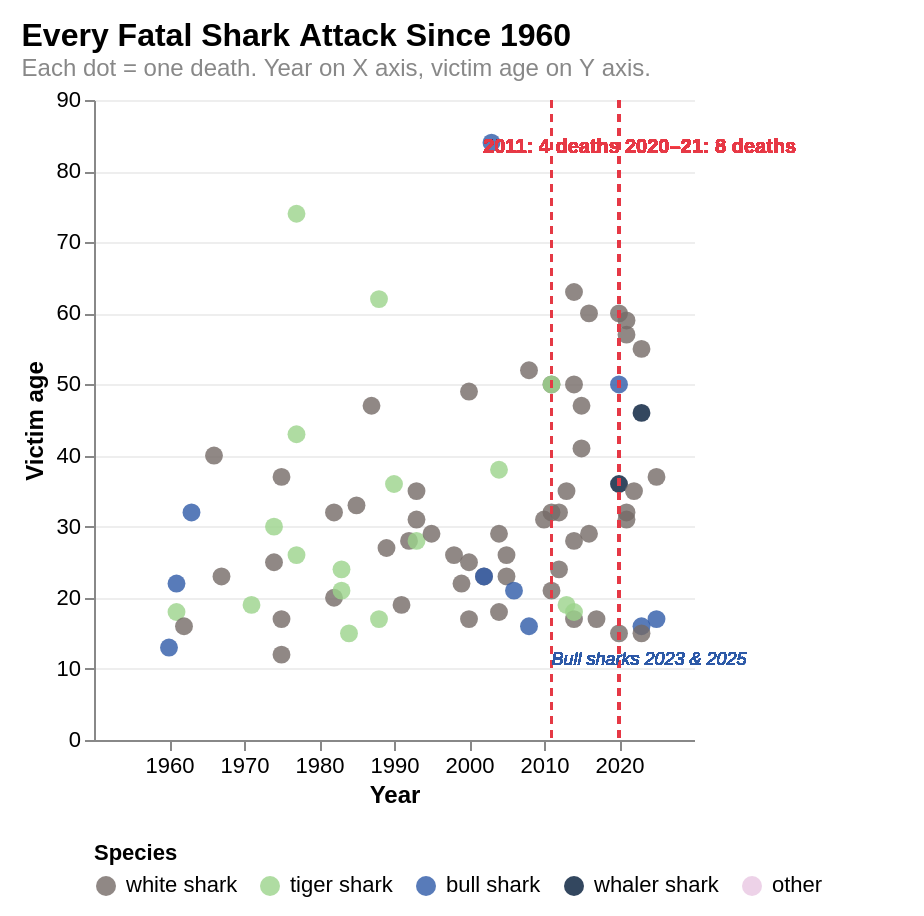

Express this chart as Vega-Lite.
### Vega-Lite specification from a JSON file in a GitHub repository (floating-point values rounded to 4 significant figures)
{"$schema": "https://vega.github.io/schema/vega-lite/v5.json", "title": {"text": "Every Fatal Shark Attack Since 1960", "subtitle": "Each dot = one death. Year on X axis, victim age on Y axis.", "fontSize": 16, "fontWeight": "bold", "subtitleFontSize": 12, "subtitleColor": "#888888", "anchor": "start"}, "width": "container", "height": 320, "padding": {"top": 10, "left": 10, "right": 50, "bottom": 10}, "config": {"view": {"stroke": ""}}, "data": {"values": [{"year": 1960, "age": 13, "species": "bull shark"}, {"year": 1961, "age": 22, "species": "bull shark"}, {"year": 1961, "age": 18, "species": "tiger shark"}, {"year": 1962, "age": 16, "species": "white shark"}, {"year": 1963, "age": 32, "species": "bull shark"}, {"year": 1966, "age": 40, "species": "white shark"}, {"year": 1967, "age": 23, "species": "white shark"}, {"year": 1971, "age": 19, "species": "tiger shark"}, {"year": 1974, "age": 25, "species": "white shark"}, {"year": 1974, "age": 30, "species": "tiger shark"}, {"year": 1975, "age": 17, "species": "white shark"}, {"year": 1975, "age": 12, "species": "white shark"}, {"year": 1975, "age": 37, "species": "white shark"}, {"year": 1977, "age": 43, "species": "tiger shark"}, {"year": 1977, "age": 74, "species": "tiger shark"}, {"year": 1977, "age": 26, "species": "tiger shark"}, {"year": 1982, "age": 32, "species": "white shark"}, {"year": 1982, "age": 20, "species": "white shark"}, {"year": 1983, "age": 21, "species": "tiger shark"}, {"year": 1983, "age": 24, "species": "tiger shark"}, {"year": 1984, "age": 15, "species": "tiger shark"}, {"year": 1985, "age": 33, "species": "white shark"}, {"year": 1987, "age": 47, "species": "white shark"}, {"year": 1988, "age": 17, "species": "tiger shark"}, {"year": 1988, "age": 62, "species": "tiger shark"}, {"year": 1989, "age": 27, "species": "white shark"}, {"year": 1990, "age": 36, "species": "tiger shark"}, {"year": 1991, "age": 19, "species": "white shark"}, {"year": 1992, "age": 28, "species": "white shark"}, {"year": 1993, "age": 35, "species": "white shark"}, {"year": 1993, "age": 31, "species": "white shark"}, {"year": 1993, "age": 28, "species": "tiger shark"}, {"year": 1995, "age": 29, "species": "white shark"}, {"year": 1998, "age": 26, "species": "white shark"}, {"year": 1999, "age": 22, "species": "white shark"}, {"year": 2000, "age": 17, "species": "white shark"}, {"year": 2000, "age": 25, "species": "white shark"}, {"year": 2000, "age": 49, "species": "white shark"}, {"year": 2002, "age": 23, "species": "white shark"}, {"year": 2002, "age": 23, "species": "bull shark"}, {"year": 2003, "age": 84, "species": "bull shark"}, {"year": 2004, "age": 29, "species": "white shark"}, {"year": 2004, "age": 38, "species": "tiger shark"}, {"year": 2004, "age": 18, "species": "white shark"}, {"year": 2005, "age": 26, "species": "white shark"}, {"year": 2005, "age": 23, "species": "white shark"}, {"year": 2006, "age": 21, "species": "bull shark"}, {"year": 2008, "age": 16, "species": "bull shark"}, {"year": 2008, "age": 52, "species": "white shark"}, {"year": 2010, "age": 31, "species": "white shark"}, {"year": 2011, "age": 50, "species": "white shark"}, {"year": 2011, "age": 50, "species": "tiger shark"}, {"year": 2011, "age": 21, "species": "white shark"}, {"year": 2011, "age": 32, "species": "white shark"}, {"year": 2012, "age": 32, "species": "white shark"}, {"year": 2012, "age": 24, "species": "white shark"}, {"year": 2013, "age": 19, "species": "tiger shark"}, {"year": 2013, "age": 35, "species": "white shark"}, {"year": 2014, "age": 28, "species": "white shark"}, {"year": 2014, "age": 63, "species": "white shark"}, {"year": 2014, "age": 50, "species": "white shark"}, {"year": 2014, "age": 17, "species": "white shark"}, {"year": 2014, "age": 18, "species": "tiger shark"}, {"year": 2015, "age": 41, "species": "white shark"}, {"year": 2015, "age": 47, "species": "white shark"}, {"year": 2016, "age": 29, "species": "white shark"}, {"year": 2016, "age": 60, "species": "white shark"}, {"year": 2017, "age": 17, "species": "white shark"}, {"year": 2020, "age": 60, "species": "white shark"}, {"year": 2020, "age": 36, "species": "whaler shark"}, {"year": 2020, "age": 15, "species": "white shark"}, {"year": 2020, "age": 50, "species": "bull shark"}, {"year": 2021, "age": 32, "species": "white shark"}, {"year": 2021, "age": 59, "species": "white shark"}, {"year": 2021, "age": 31, "species": "white shark"}, {"year": 2021, "age": 57, "species": "white shark"}, {"year": 2022, "age": 35, "species": "white shark"}, {"year": 2023, "age": 16, "species": "bull shark"}, {"year": 2023, "age": 46, "species": "whaler shark"}, {"year": 2023, "age": 55, "species": "white shark"}, {"year": 2023, "age": 15, "species": "white shark"}, {"year": 2025, "age": 17, "species": "bull shark"}, {"year": 2025, "age": 37, "species": "white shark"}]}, "layer": [{"mark": {"type": "point", "filled": true, "size": 80, "opacity": 0.8}, "encoding": {"x": {"field": "year", "type": "quantitative", "scale": {"domain": [1958, 2027]}, "axis": {"title": "Year", "titleFontSize": 12, "labelFontSize": 11, "format": "d", "grid": false, "values": [1960, 1965, 1970, 1975, 1980, 1985, 1990, 1995, 2000, 2005, 2010, 2015, 2020, 2025]}}, "y": {"field": "age", "type": "quantitative", "axis": {"title": "Victim age", "titleFontSize": 12, "labelFontSize": 11, "grid": true, "gridColor": "#eeeeee"}}, "color": {"field": "species", "type": "nominal", "scale": {"domain": ["white shark", "tiger shark", "bull shark", "whaler shark", "other"], "range": ["#746a66", "#9bd38b", "#2e5aa7", "#001937", "#e8c7e2"]}, "legend": {"title": "Species", "titleFontSize": 11, "labelFontSize": 11, "orient": "bottom"}}, "tooltip": [{"field": "year", "title": "Year", "format": "d"}, {"field": "age", "title": "Age"}, {"field": "species", "title": "Species"}]}}, {"mark": {"type": "rule", "strokeDash": [4, 3], "strokeWidth": 1.5, "color": "#e63946", "opacity": 0.55}, "encoding": {"x": {"datum": 2011, "type": "quantitative"}}}, {"mark": {"type": "text", "align": "center", "baseline": "bottom", "fontSize": 10, "fontWeight": "bold", "color": "#e63946"}, "encoding": {"x": {"datum": 2011, "type": "quantitative"}, "y": {"datum": 82, "type": "quantitative"}, "text": {"value": "2011: 4 deaths"}}}, {"mark": {"type": "rule", "strokeDash": [4, 3], "strokeWidth": 1.5, "color": "#e63946", "opacity": 0.55}, "encoding": {"x": {"datum": 2020, "type": "quantitative"}}}, {"mark": {"type": "text", "align": "left", "baseline": "bottom", "dx": 3, "fontSize": 10, "fontWeight": "bold", "color": "#e63946"}, "encoding": {"x": {"datum": 2020, "type": "quantitative"}, "y": {"datum": 82, "type": "quantitative"}, "text": {"value": "2020–21: 8 deaths"}}}, {"mark": {"type": "text", "align": "center", "baseline": "bottom", "fontSize": 9, "fontStyle": "italic", "color": "#2e5aa7"}, "encoding": {"x": {"datum": 2024, "type": "quantitative"}, "y": {"datum": 10, "type": "quantitative"}, "text": {"value": "Bull sharks\n2023 & 2025"}}}]}
